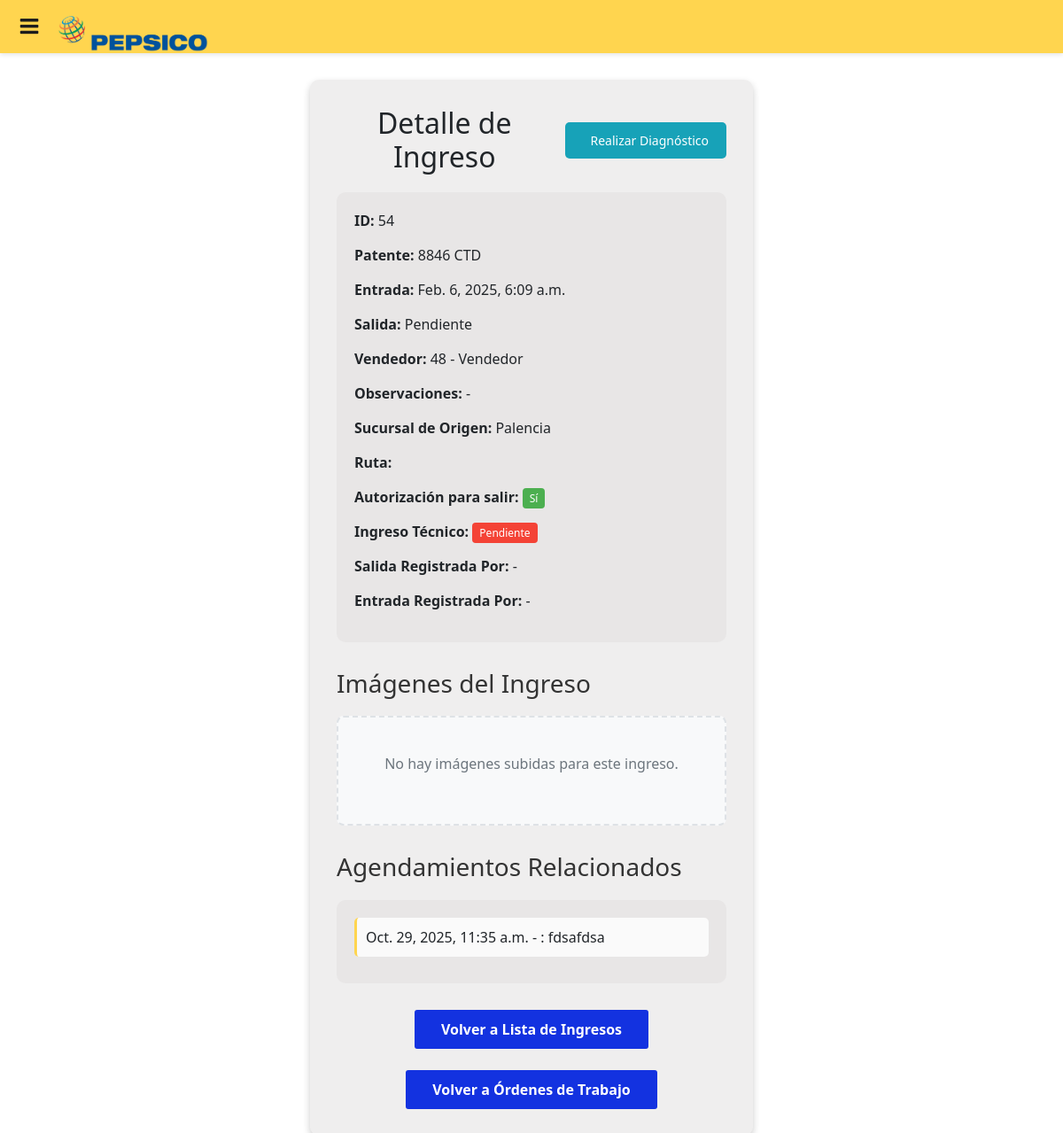
The app's page /ingresos/54/ with its own data.
### documents/models.py (models this page shows, shortened)
class Ingreso(models.Model):
    id_ingreso = models.AutoField(primary_key=True)
    patent = models.ForeignKey(
        Vehicle, on_delete=models.CASCADE, db_column='patent')
    entry_datetime = models.DateTimeField()
    exit_datetime = models.DateTimeField(null=True, blank=True)
    chofer = models.ForeignKey(
        FlotaUser, on_delete=models.CASCADE, db_column='chofer_id')
    observations = models.TextField(null=True, blank=True)
    authorization = models.BooleanField()
    entry_registered_by = models.ForeignKey(
        FlotaUser, on_delete=models.SET_NULL, db_column='entry_registered_by_id', null=True, blank=True, related_name='entry_registered_ingresos')
    exit_registered_by = models.ForeignKey(
        FlotaUser, on_delete=models.SET_NULL, db_column='exit_registered_by_id', null=True, blank=True, related_name='exit_registered_ingresos')
    schedule = models.ForeignKey(
        MaintenanceSchedule, on_delete=models.SET_NULL, null=True, blank=True, related_name='ingresos')
    es_ingreso_tecnico = models.BooleanField(default=False, verbose_name='Es ingreso técnico')
    class Meta:
        db_table = 'Ingresos'

class Vehicle(models.Model):
    patent = models.CharField(max_length=10, primary_key=True)
    equipment = models.ForeignKey(
        SAPEquipment, on_delete=models.CASCADE, db_column='equipment_id')
    ceco = models.ForeignKey(
        CECO, on_delete=models.CASCADE, db_column='ceco_id')
    brand = models.CharField(max_length=50)
    model = models.CharField(max_length=50)
    year = models.IntegerField()
    age = models.IntegerField()
    useful_life = models.IntegerField()
    mileage = models.IntegerField(null=True, blank=True)
    site = models.ForeignKey(
        Site, on_delete=models.CASCADE, db_column='site_id')
    operational = models.BooleanField()
    backup = models.BooleanField()
    out_of_service = models.BooleanField()
    type = models.ForeignKey(
        VehicleType, on_delete=models.CASCADE, db_column='type_id')
    plan = models.BooleanField()
    sinister = models.BooleanField()
    observations = models.TextField()
    compliance = models.CharField(max_length=50)
    tct = models.CharField(max_length=50, null=True, blank=True)
    geotab_confirm = models.BooleanField()
    auction = models.BooleanField()
    status = models.ForeignKey(
        VehicleStatus, on_delete=models.SET_NULL, db_column='status_id', null=True, blank=True)
    def __str__(self):
        return self.patent
    class Meta:
        db_table = 'Vehicles'

class FlotaUser(models.Model):
    id_user = models.AutoField(primary_key=True)
    user = models.OneToOneField(User, on_delete=models.CASCADE, related_name='flotauser')
    name = models.CharField(max_length=100)
    role = models.ForeignKey(
        Role, on_delete=models.CASCADE, db_column='role_id')
    patent = models.ForeignKey(
        Vehicle, on_delete=models.CASCADE, db_column='patent')
    status = models.ForeignKey(
        UserStatus, on_delete=models.CASCADE, db_column='status_id')
    observations = models.TextField()
    gpid = models.CharField(max_length=20)
    def __str__(self):
        return f"{self.id_user} - {self.name}"
    class Meta:
        db_table = 'FlotaUsers'

class Site(models.Model):
    id_site = models.AutoField(primary_key=True)
    name = models.CharField(max_length=100)
    patent_count = models.IntegerField()
    class Meta:
        db_table = 'Sites'

class MaintenanceSchedule(models.Model):
    id_schedule = models.AutoField(primary_key=True)
    patent = models.ForeignKey(
        Vehicle, on_delete=models.CASCADE, db_column='patent')
    start_datetime = models.DateTimeField()
    assigned_user = models.ForeignKey(
        FlotaUser, on_delete=models.SET_NULL, db_column='assigned_user_id', null=True, blank=True)
    expected_chofer = models.ForeignKey(FlotaUser, on_delete=models.SET_NULL, db_column='expected_chofer_id',
                                       null=True, blank=True, related_name='expected_ingresos')
    status = models.ForeignKey(
        UserStatus, on_delete=models.CASCADE, db_column='status_id')
    observations = models.TextField(null=True, blank=True)
    related_incidents = models.ManyToManyField(
        'Incident', blank=True, related_name='maintenance_schedules',
        help_text='Incidentes asociados a esta agenda de mantenimiento')
    class Meta:
        db_table = 'MaintenanceSchedules'

### agenda/views.py (the view)
# urls.py: path('ingresos/<int:pk>/', views.ingreso_detail, name='ingreso_detail'),
def ingreso_detail(request, pk):
    ingreso = get_object_or_404(Ingreso, pk=pk)
    schedules = MaintenanceSchedule.objects.filter(patent=ingreso.patent)
    images = ingreso.images.all().order_by('-uploaded_at')
    related_incidents = []
    if ingreso.schedule:
        related_incidents.extend(ingreso.schedule.related_incidents.all())
    direct_incidents = ingreso.incidents.all()
    related_incidents.extend(direct_incidents)
    seen_ids = set()
    unique_incidents = []
    for incident in sorted(related_incidents, key=lambda x: x.reported_at, reverse=True):
        if incident.id_incident not in seen_ids:
            unique_incidents.append(incident)
            seen_ids.add(incident.id_incident)
    return render(request, 'agenda/ingreso_detail.html', {
        'ingreso': ingreso,
        'schedules': schedules,
        'images': images,
        'related_incidents': unique_incidents
    })

### agenda/templates/agenda/ingreso_detail.html (shortened to what this page needs)
{% extends 'base.html' %}
{% load static %}
{% block static %}
<link rel="stylesheet" href="{% static 'agenda/css/formulario.css' %}">
<link rel="stylesheet" href="{% static 'agenda/css/ingreso_detail.css' %}">
{% endblock %}
{% block content %}
<div class="contenedor">
  <div class="formulario">
    <div class="header-actions">
      <h2>Detalle de Ingreso</h2>
      <button class="btn-diagnostico">
         Realizar Diagnóstico
      </button>
    </div>
    <div class="detail-container">
      <div class="detail-field">
        <strong>ID:</strong> {{ ingreso.id_ingreso }}
      </div>
      <div class="detail-field">
        <strong>Patente:</strong> {{ ingreso.patent }}
      </div>
      <div class="detail-field">
        <strong>Entrada:</strong> {{ ingreso.entry_datetime }}
      </div>
      <div class="detail-field">
        <strong>Salida:</strong> {{ ingreso.exit_datetime|default:"Pendiente" }}
      </div>
      <div class="detail-field">
        <strong>Vendedor:</strong> {{ ingreso.chofer }}
      </div>
      <div class="detail-field">
        <strong>Observaciones:</strong> {{ ingreso.observations|default:"-" }}
      </div>
      <div class="detail-field">
        <strong>Sucursal de Origen:</strong> {{ ingreso.patent.site.name }}
      </div>
      <div class="detail-field">
        <strong>Ruta:</strong> {% for route in ingreso.patent.route_set.all %}{{ route.route_code }}{% if not forloop.last %}, {% endif %}{% endfor %}
      </div>
      <div class="detail-field">
        <strong>Autorización para salir:</strong>
        {% if ingreso.authorization %}
          <span class="authorization-yes">Sí</span>
        {% else %}
          <span class="authorization-no">No</span>
        {% endif %}
      </div>
      <div class="detail-field">
        <strong>Ingreso Técnico:</strong>
        {% if ingreso.es_ingreso_tecnico %}
          <span class="authorization-yes"><i class="fas fa-check-circle"></i> Completado</span>
        {% else %}
          <span class="authorization-no">Pendiente</span>
        {% endif %}
      </div>
      <div class="detail-field">
        <strong>Salida Registrada Por:</strong> {{ ingreso.exit_registered_by|default:"-" }}
      </div>
      <div class="detail-field">
        <strong>Entrada Registrada Por:</strong> {{ ingreso.entry_registered_by|default:"-" }}
      </div>
    </div>
    <h3 class="related-title">Imágenes del Ingreso</h3>
    <div class="images-section">
      <div class="images-gallery" id="images-gallery">
        {% for image in images %}
        <div class="image-item">
          <img src="{{ image.image.url }}" alt="{{ image.name }}" class="image-preview">
          <div class="image-info">
            <strong>{{ image.name }}</strong>
            <br>
            <small>Subido: {{ image.uploaded_at|date:"d/m/Y H:i" }}</small>
            {% if image.uploaded_by %}
            <br>
            <small>Por: {{ image.uploaded_by.name }}</small>
            {% endif %}
          </div>
        </div>
        {% empty %}
        <div class="no-images">
          <p>No hay imágenes subidas para este ingreso.</p>
        </div>
        {% endfor %}
      </div>
    </div>
    <h3 class="related-title">Agendamientos Relacionados</h3>
    {% if schedules %}
    <div class="related-schedules">
      {% for schedule in schedules %}
      <div class="schedule-item">
        {{ schedule.start_datetime }} - {{ schedule.end_datetime }}: {{ schedule.observations }}
      </div>
      {% endfor %}
    </div>
    {% else %}
    <div class="no-related">
      No hay agendamientos relacionados
    </div>
    {% endif %}
    <div class="back-section">
      <a href="{% url 'ingresos_list' %}" class="btn-programar">Volver a Lista de Ingresos</a>
      <br> <br>
      <a href="{% url 'orden_trabajo_list' %}" class="btn-programar">Volver a Órdenes de Trabajo</a>
    </div>
  </div>
</div>
{% endblock %}

### documents/static/documents/Css/pag-inicio.css (style rules this page uses)
* { box-sizing: border-box; }
body { margin: 0; background: #fff; position: relative; font-family: system-ui, Arial; padding-top: 3.75rem; }

### agenda/static/agenda/css/formulario.css (style rules this page uses)
body { margin: 0; padding: 0; font-family: system-ui, Arial; background-color: #fff; }
.contenedor { display: flex; justify-content: center; padding: 30px; }
.formulario { background-color: rgba(102, 88, 88, 0.103); padding: 30px; border-radius: 10px; box-shadow: 0 4px 8px rgba(0,0,0,0.2); width: 100%; max-width: 500px; }
.formulario h2 { text-align: center; margin-bottom: 20px; }
a.btn-programar { display: inline-block; text-decoration: none; text-align: center; padding: 10px 30px; border: none; border-radius: 3px; cursor: pointer; font-family: system-ui, Arial; font-weight: bold; }
.btn-programar { background-color: #1332e0; color: white; padding: 10px 30px; border: none; border-radius: 3px; cursor: pointer; }

### agenda/static/agenda/css/ingreso_detail.css (style rules this page uses)
.detail-container { background-color: rgba(102, 88, 88, 0.05); padding: 20px; border-radius: 10px; margin-bottom: 20px; }
.detail-field { margin-bottom: 15px; }
.authorization-yes { background-color: #4caf50; color: white; padding: 3px 8px; border-radius: 4px; font-size: 12px; }
.authorization-no { background-color: #f44336; color: white; padding: 3px 8px; border-radius: 4px; font-size: 12px; }
.related-title { margin-top: 30px; margin-bottom: 20px; color: #333; }
.related-schedules { background-color: rgba(102, 88, 88, 0.05); padding: 20px; border-radius: 10px; }
.schedule-item { padding: 10px; margin-bottom: 10px; background-color: #fafafa; border-radius: 5px; border-left: 3px solid #FFD54F; }
.back-section { margin-top: 30px; text-align: center; }
.images-section { margin-bottom: 30px; }
.images-gallery { display: grid; grid-template-columns: repeat(auto-fill, minmax(250px, 1fr)); gap: 20px; margin-bottom: 20px; }
.no-images { grid-column: 1 / -1; text-align: center; padding: 40px; background-color: #f8f9fa; border: 2px dashed #dee2e6; border-radius: 8px; color: #6c757d; }
.header-actions { display: flex; justify-content: space-between; align-items: center; margin-bottom: 20px; flex-wrap: wrap; gap: 15px; }
.header-actions h2 { margin: 0; flex: 1; }
.btn-diagnostico { background-color: #17a2b8; color: white; border: none; padding: 10px 20px; border-radius: 5px; cursor: pointer; font-size: 14px; font-weight: 500; display: inline-flex; align-items: center; gap: 8px; transition: background-color 0.3s ease; }

### records on screen
Ingreso: id_ingreso "54", patent "8846 CTD", entry_datetime "Feb. 6, 2025, 6:09 a.m.", exit_datetime "Pendiente", chofer "48 - Vendedor", observations "-", patent.site.name "Palencia", exit_registered_by "-", entry_registered_by "-"
MaintenanceSchedule: start_datetime "Oct. 29, 2025, 11:35 a.m.", observations "fdsafdsa"
